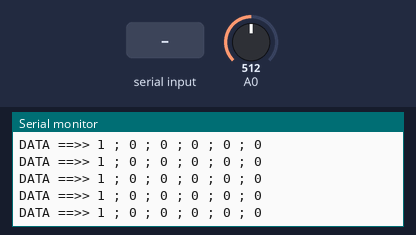
This sketch was run on a simulated Arduino Uno, built with avr-gcc and run on an emulated ATmega328P. Shown: the last lines printed to the serial monitor. Inputs (shaded band) come from the test bench; at power-on: A0 = 512. EEPROM starts erased; no radio packets arrive unless stated.

Above: at 1.8 s.
1.9 s: "90,45\n" received over Serial
At 3.1 s:
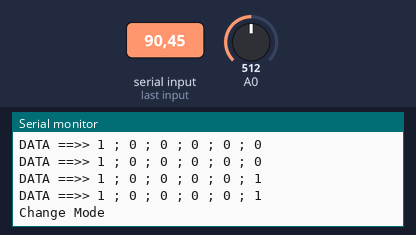
3.5 s: "30,150\n" received over Serial
At 4.7 s:
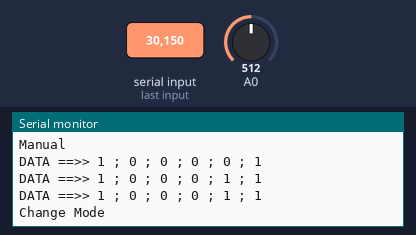
5.0 s: "1\n" received over Serial
At 5.5 s:
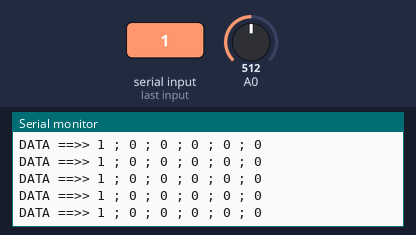
8.0 s: "200\n" received over Serial
14.0 s: "200\n" received over Serial
Timing chart, 0 to 17.0 s (numbered marks = the images above; inputs shaded):
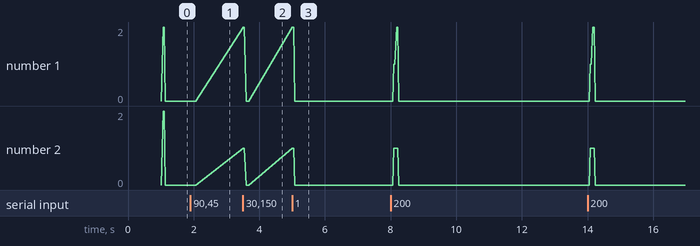

Measured:
- after the input at 1.9 s, the serial monitor: prints a new line after 0.13 s (image 1)
- after the input at 3.5 s, the serial monitor: prints a new line at once (image 2)
- after the input at 5.0 s, the serial monitor: prints a new line at once (image 3)

The sketch:

Central_Controller.ino
```cpp
/*
1 - GND
2 - VCC 3.3V !!! NOT 5V
3 - CE to Arduino pin 9
4 - CSN to Arduino pin 10
5 - SCK to Arduino pin 13
6 - MOSI to Arduino pin 11
7 - MISO to Arduino pin 12
8 - UNUSED
EEPROM:
0 ==> Mode
1 ==> Location
2 ==> Current Location
3 ==> Last Location
4 ==> Counter4
5 ==> AutoLoc
DATA ==> MODE, LOCATION, M1, M2, Conveyor
*/
#include <EEPROM.h>
#include <SPI.h>
#include <nRF24L01.h>
#include <RF24.h>
#define CE_PIN   9
#define CSN_PIN 10
#define BUZZ A5
const uint64_t pipe = 0xE8E8F0F0E1LL; // Define the transmit pipe
RF24 radio(CE_PIN, CSN_PIN); // Create a Radio
// ============================= DATA ========================= //
byte data[6];
byte VROM[2];
String keys = "123A456B789C*0#D";
boolean key_lockout = false;
void setup()
{
  Serial.begin(9600);
  radio.begin();
  radio.openWritingPipe(pipe);
}
void loop()
{
  int CM = CheckMode();
  if (CM == 1)
    Manual();
  else if (CM == 2)
    SemiAuto();
  else if (CM == 3)
    Auto();
  else
  {
    for (int i = 0; i < 5; i++)
    {
      digitalWrite(BUZZ, HIGH);
      delay(100);
      digitalWrite(BUZZ, LOW);
      delay(100);
    }
    EEPROM.write(0, 1);
  }
  if (EEPROM.read(1) < 0 || EEPROM.read(1) > 5)
  {
    VROM[1] = 0;
    if (EEPROM.read(1) != VROM[1])
      EEPROM.write(1, 0);
  }
  SendData();
}
void SendData()
{
  data[0] = EEPROM.read(0);
  data[1] = EEPROM.read(1);
  radio.write( data, sizeof(data) );
  Serial.print("DATA ==>> ");
  Serial.print(data[0]);
  Serial.print(" ; ");
  Serial.print(data[1]);
  Serial.print(" ; ");
  Serial.print(data[2]);
  Serial.print(" ; ");
  Serial.print(data[3]);
  Serial.print(" ; ");
  Serial.print(data[4]);
  Serial.print(" ; ");
  Serial.println(data[5]);
}
byte CheckMode()
{
  byte EMem0 = EEPROM.read(0);
  return (EMem0);
}
void ChangeMode()
{
  data[2] = 0;
  data[3] = 0;
  data[4] = 0;
  Serial.println("Change Mode");
  while (1)
  {
    int GK = GetKey();
    if (GK == 1)
    {
      Serial.println("Manual");
      VROM[0] = 1;
      if (EEPROM.read(0) != VROM[0])
        EEPROM.write(0, 1);
      break;
    }
    else if (GK == 2)
    {
      Serial.println("Semi Autonomous");
      VROM[0] = 2;
      if (EEPROM.read(0) != VROM[0])
        EEPROM.write(0, 2);
      break;
    }
    else if (GK == 3)
    {
      Serial.println("Autonomous");
      VROM[0] = 3;
      if (EEPROM.read(0) != VROM[0])
        EEPROM.write(0, 3);
      break;
    }
    else if (GK == 0)
    {
      break;
    }
  }
}
byte GetKey()
{
  if (Serial.available())
  {
    char ch = Serial.read();
    if (ch >= '0' && ch <= '9')
    {
      int value = ch - '0';
      return (value);
    }
    else
      return (11);
  }
  else
  {
    char ch = getKey();
    if (ch >= '0' && ch <= '9')
    {
      byte key =(ch - '0');
      return(key);
    }
  }
}

char getKey()
{
  int ret = -1;

  if (analogRead(A0) <= 50)
  {
    delay(50);
    if (analogRead(A0) <= 50)
      key_lockout = false;
  }
  else if (!key_lockout)
  {
    delay(50);
    ret = 15 - (log((analogRead(A0) - 183.9) / 58.24) / 0.1623) + 0.5;
    key_lockout = true;
  }
  if (ret != -1)
    return (keys[ret]);
  else
    return ('E');
  delay(10);
}
/* =========================MANUAL - START========================= */
void  Manual()
{
  VROM[1] = 0;
  if (EEPROM.read(1) != VROM[1])
    EEPROM.write(1, 0);
  switch (GetKey())
  {
    case 0:
      ChangeMode();
    case 1:
      data[2] = 2;
      data[3] = 1;
      break;
    case 2:
      data[2] = 1;
      data[3] = 1;
      break;
    case 3:
      data[2] = 1;
      data[3] = 2;
      break;
    case 4:
      data[2] = 2;
      data[3] = 2;
      break;
    case 5:
      data[4] = 1;
      break;
    case 6:
      data[4] = 2;
      break;
    case 9:
      data[5] = 1;
      break;
    default:
      data[2] = 0;
      data[3] = 0;
      data[4] = 0;
      data[5] = 0;
  }
  SendData();
}
/* ==========================MANUAL - END========================== */
/* =====================SEMI AUTONOMOUS - START==================== */
void  SemiAuto()
{
  VROM[1] = 0;
  if (EEPROM.read(1) != VROM[1])
    EEPROM.write(1, 0);
  while (1)
  {
    if (CheckMode() == 2)
    {
      int GK = GetKey();
      if (GK == 0)
        ChangeMode();
      else if (GK > 0 && GK < 6)
        SendLoc(GK);
      if (GK == 6 || GK == 7)
        data[4] = GK - 5;
      else
        data[4] = 0;
    }
    else
      break;
    SendData();
  }
}
void SendLoc(int key2)
{
  Serial.println(key2);
  if (EEPROM.read(1) == 0 || EEPROM.read(1) == 1)
  {
    VROM[1] = key2;
    if (EEPROM.read(1) != VROM[1])
      EEPROM.write(1, key2);
  }
  else
  {
    if (key2 == EEPROM.read(1))
    {
      VROM[1] = 0;
      if (EEPROM.read(1) != VROM[1])
        EEPROM.write(1, 0);
    }
    else
    {
      digitalWrite(BUZZ, HIGH);
      delay(1000);
      digitalWrite(BUZZ, LOW);
    }
  }
}
/* =====================SEMI AUTONOMOUS - END==================== */
/* ======================AUTONOMOUS - START====================== */
void Auto()
{
  int GK = GetKey();
  if (GK == 0)
    ChangeMode();
  if (GK == 6 || GK == 7)
    data[4] = GK - 5;
  else
    data[4] = 0;
}
```
